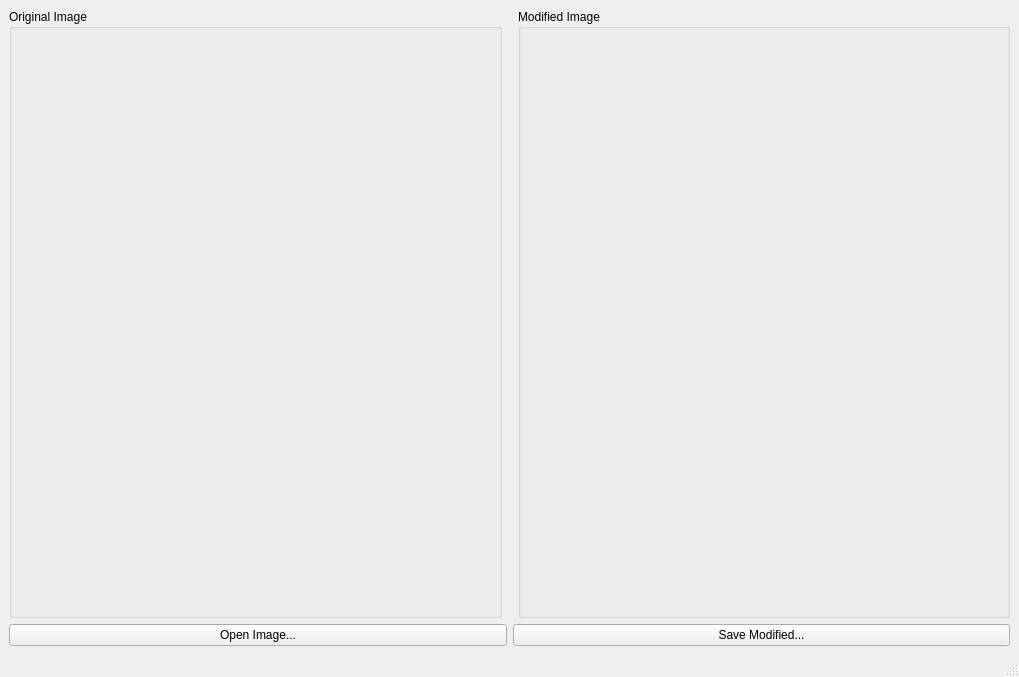
<?xml version="1.0" encoding="UTF-8"?>
<ui version="4.0">
 <class>MainWindow</class>
 <widget class="QMainWindow" name="MainWindow">
  <property name="geometry">
   <rect>
    <x>0</x>
    <y>0</y>
    <width>1019</width>
    <height>677</height>
   </rect>
  </property>
  <property name="windowTitle">
   <string>MainWindow</string>
  </property>
  <widget class="QWidget" name="centralwidget">
   <layout class="QVBoxLayout" name="verticalLayout_3">
    <item>
     <layout class="QHBoxLayout" name="horizontalLayout">
      <item>
       <widget class="QGroupBox" name="originalImgBox">
        <property name="title">
         <string>Original Image</string>
        </property>
        <layout class="QVBoxLayout" name="verticalLayout">
         <item>
          <widget class="QWidget" name="origImgContainerWidget" native="true"/>
         </item>
        </layout>
       </widget>
      </item>
      <item>
       <spacer name="horizontalSpacer">
        <property name="orientation">
         <enum>Qt::Horizontal</enum>
        </property>
        <property name="sizeType">
         <enum>QSizePolicy::Fixed</enum>
        </property>
        <property name="sizeHint" stdset="0">
         <size>
          <width>10</width>
          <height>20</height>
         </size>
        </property>
       </spacer>
      </item>
      <item>
       <widget class="QGroupBox" name="modifiedImageBox">
        <property name="title">
         <string>Modified Image</string>
        </property>
        <layout class="QVBoxLayout" name="verticalLayout_2">
         <item>
          <widget class="QWidget" name="modImgContainerWidget" native="true"/>
         </item>
        </layout>
       </widget>
      </item>
     </layout>
    </item>
    <item>
     <layout class="QHBoxLayout" name="horizontalLayout_2">
      <property name="sizeConstraint">
       <enum>QLayout::SetDefaultConstraint</enum>
      </property>
      <item>
       <widget class="QPushButton" name="openFileButton">
        <property name="text">
         <string>Open Image...</string>
        </property>
       </widget>
      </item>
      <item>
       <widget class="QPushButton" name="openFileButton_2">
        <property name="text">
         <string>Save Modified...</string>
        </property>
       </widget>
      </item>
     </layout>
    </item>
   </layout>
  </widget>
  <widget class="QStatusBar" name="statusbar"/>
 </widget>
 <resources/>
 <connections/>
</ui>
